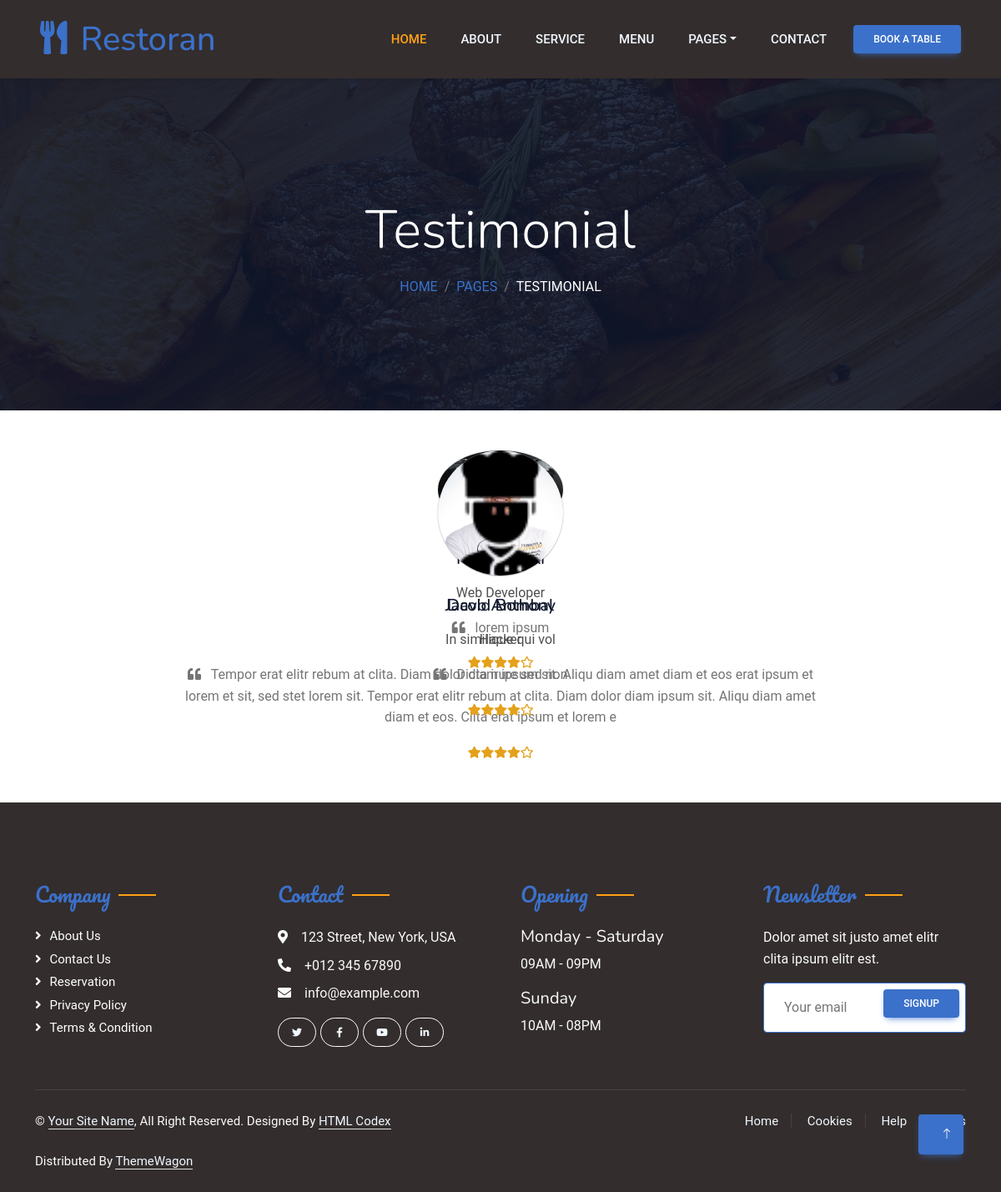
The page /testimonial.php on the database its author committed.
### tables this page shows
CREATE TABLE `testimonial` (
  `id` int(11) NOT NULL,
  `photo` varchar(255) NOT NULL,
  `message` varchar(255) NOT NULL,
  `name` varchar(255) NOT NULL,
  `profession` varchar(255) NOT NULL
);

### testimonial.php (the view, shortened to what this page needs)
<?php  include('inc/header.php');  ?>
<body>
    <div class="container-xxl bg-white p-0">
        <div class="container-xxl position-relative p-0">
            <?php  include('inc/navbar.php');  ?>
            <div class="container-xxl py-5 bg-dark hero-header mb-5">
                <div class="container text-center my-5 pt-5 pb-4">
                    <h1 class="display-3 text-white mb-3 animated slideInDown">Testimonial</h1>
                    <nav aria-label="breadcrumb">
                        <ol class="breadcrumb justify-content-center text-uppercase">
                            <li class="breadcrumb-item"><a href="#">Home</a></li>
                            <li class="breadcrumb-item"><a href="#">Pages</a></li>
                            <li class="breadcrumb-item text-white active" aria-current="page">Testimonial</li>
                        </ol>
                    </nav>
                </div>
            </div>
        </div>
        <div id="carouselExampleControls" class="carousel slide text-center carousel-dark" data-mdb-ride="carousel">
            <div class="carousel-inner">
                <?php
                     $query= "SELECT * FROM testimonial";
                     $result= mysqli_query($conn, $query);
                    while ($data1=mysqli_fetch_array($result)) {
                        ?>
                <div class="carousel-item active">
                    <img class="rounded-circle shadow-1-strong mb-4"
                        src="<?php echo "admin/uploads/".$data1['photo'];?>" alt="avatar" style="width: 150px;" />
                    <div class="row d-flex justify-content-center">
                        <div class="col-lg-8">
                            <h5 class="mb-3"><?php echo $data1['name'];?></h5>
                            <p><?php echo $data1['profession'];?></p>
                            <p class="text-muted">
                                <i class="fas fa-quote-left pe-2"></i>
                                <?php echo $data1['message'];?>
                            </p>
                        </div>
                    </div>
                    <ul class="list-unstyled d-flex justify-content-center text-warning mb-0">
                        <li><i class="fas fa-star fa-sm"></i></li>
                        <li><i class="fas fa-star fa-sm"></i></li>
                        <li><i class="fas fa-star fa-sm"></i></li>
                        <li><i class="fas fa-star fa-sm"></i></li>
                        <li><i class="far fa-star fa-sm"></i></li>
                    </ul>
                </div>
                <?php
                }?>
            </div>
        </div>
        <button class="carousel-control-prev" type="button" data-mdb-target="#carouselExampleControls"
            data-mdb-slide="prev">
            <span class="carousel-control-prev-icon" aria-hidden="true"></span>
        </button>
        <button class="carousel-control-next" type="button" data-mdb-target="#carouselExampleControls"
            data-mdb-slide="next">
            <span class="carousel-control-next-icon" aria-hidden="true"></span>
        </button>
    </div>
    <?php  include('inc/footer.php');  ?>

### css/style.css (style rules this page uses)
:root { --primary: #FEA116; --light: #F1F8FF; --dark: #0F172B; }
.hero-header { background: linear-gradient(rgba(15, 23, 43, .9), rgba(15, 23, 43, .9)), url(../img/bg-hero.jpg); background-position: center center; background-repeat: no-repeat; background-size: cover; }
.breadcrumb-item + .breadcrumb-item::before { color: rgba(255, 255, 255, .5); }

### rows shown on the page
testimonial: profession "Web Developer", message "lorem ipsum"
testimonial: name "David Bombal", profession "Hacker", message "Tempor erat elitr rebum at clita. Diam dolor diam ipsum sit. Aliqu diam amet diam et eos erat ipsum et lorem et sit, sed stet lorem sit. Tempor erat elitr rebum at clita. Diam dolor diam ipsum sit. Aliqu diam amet diam et eos. Clita erat ipsum et lorem e"
testimonial: photo (picture), name "Jacob Anthony", profession "In similique qui vol", message "Dicta irure sed non"
